Frame 1 (no input): blank canvas, image omitted
Frame 60 (the mouse pressed at the canvas centre just before this capture): blank canvas, image omitted
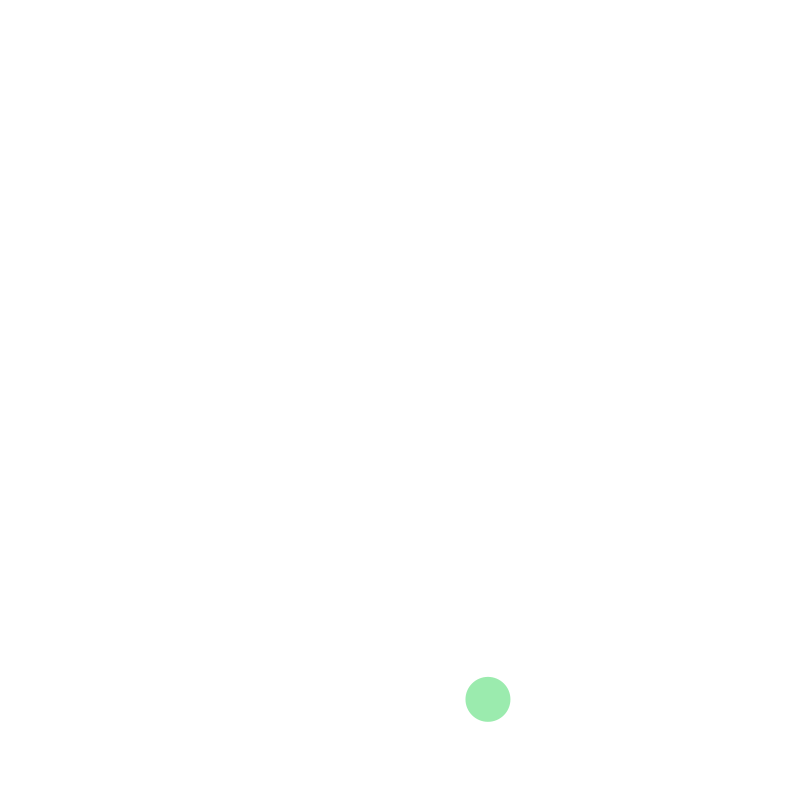
Frame 120 (the mouse held since frame 60 and released just before this capture)

The Processing sketch whose frames 1 and 60 were blank and that drew this single picture after the mouse press (run headless with seeded random() and noise(); from frame 60 on, the mouse is pressed at the canvas centre):

// Processing sketch: week10_bouncingBalls
// ── week10_bouncingBalls.pde
ArrayList<Particle> particles;

void setup () {
  size(800, 800);
  particles = new ArrayList<Particle>();
}

void draw() {
  background(255);
  for (int i =0; i<particles.size(); i++) {
    // .get method makes sure it gets that exact particle from the array list, 
    //because particles are constantly changing in the array
    Particle p = particles.get(i);
    p.fall();
    p.gravity();
    p.display(25);
    if (p.position.y >= height-(p.size/2)){
      p.bounce();
    }
    
    if(p.position.x >= width-(p.size/2) || p.position.x <= p.size/2){
      p.sideBounce();
    }
    
    if(p.position.y < 0){
      particles.remove(i);
    }
  }
  
  println(particles.size());
}

void mousePressed(){
  particles.add(new Particle());
}

// ── Particle.pde
class Particle {
  //DATA
  PVector position;
  PVector velocity;
  PVector gravity;

  color c;
  float size;

  //CONSTRUCTOR
  Particle () {
    //sets our x and y position to pvector, because this will not change. 
    position = new PVector(mouseX, mouseY);

    //sets velocity and gravity like this because it won't change 
    velocity = new PVector (random(-5, 5), random(1, 5));

    gravity = new PVector (0, .1);
  }

  //METHODS
  void fall() {
    //means that position = position+velocity 
    position.add(velocity);
  }

  void gravity() {
    velocity.add(gravity);
  }

  void bounce() {
    //reverse direction
    //multiplying it by a decmial makes it look more natural (bounce decreases each time)
    //velocity.y = -(velocity.y*.6);
    velocity.y = -velocity.y;
  }

  void sideBounce() {
    //reverse direction 
    velocity.x = -velocity.x;
  }

  void display(float size) {
    size = map(position.y, 0, height, 10, 50);
    noStroke();
    c = color(map(position.x, 0, width, 0, 255), 
      map(position.y, 0, width, 100, 255), 
      174);
    fill(c);
    ellipse(position.x, position.y, size, size);
  }
}
